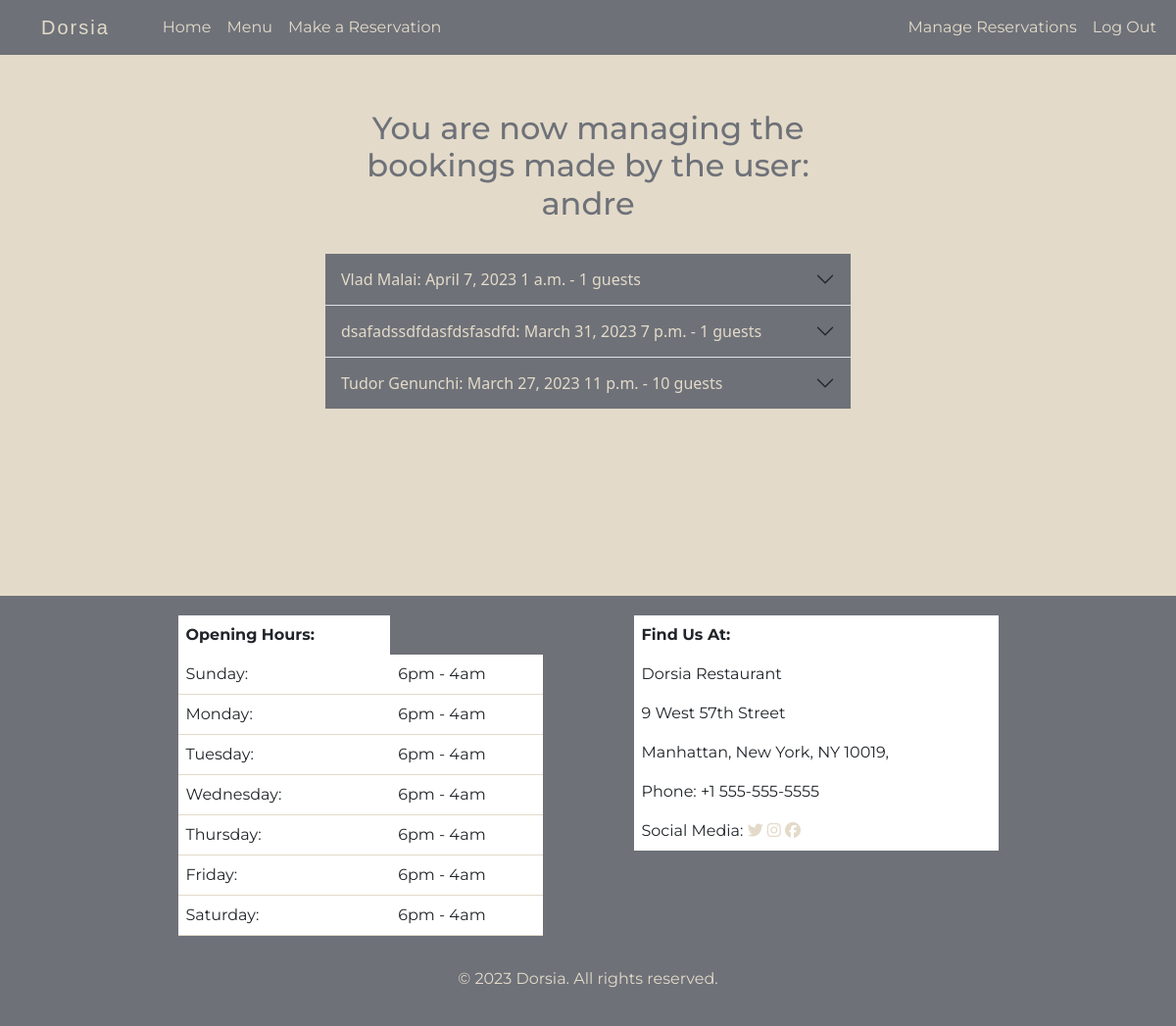
The page /manage_reservations/ (signed in) on the database as committed earlier.
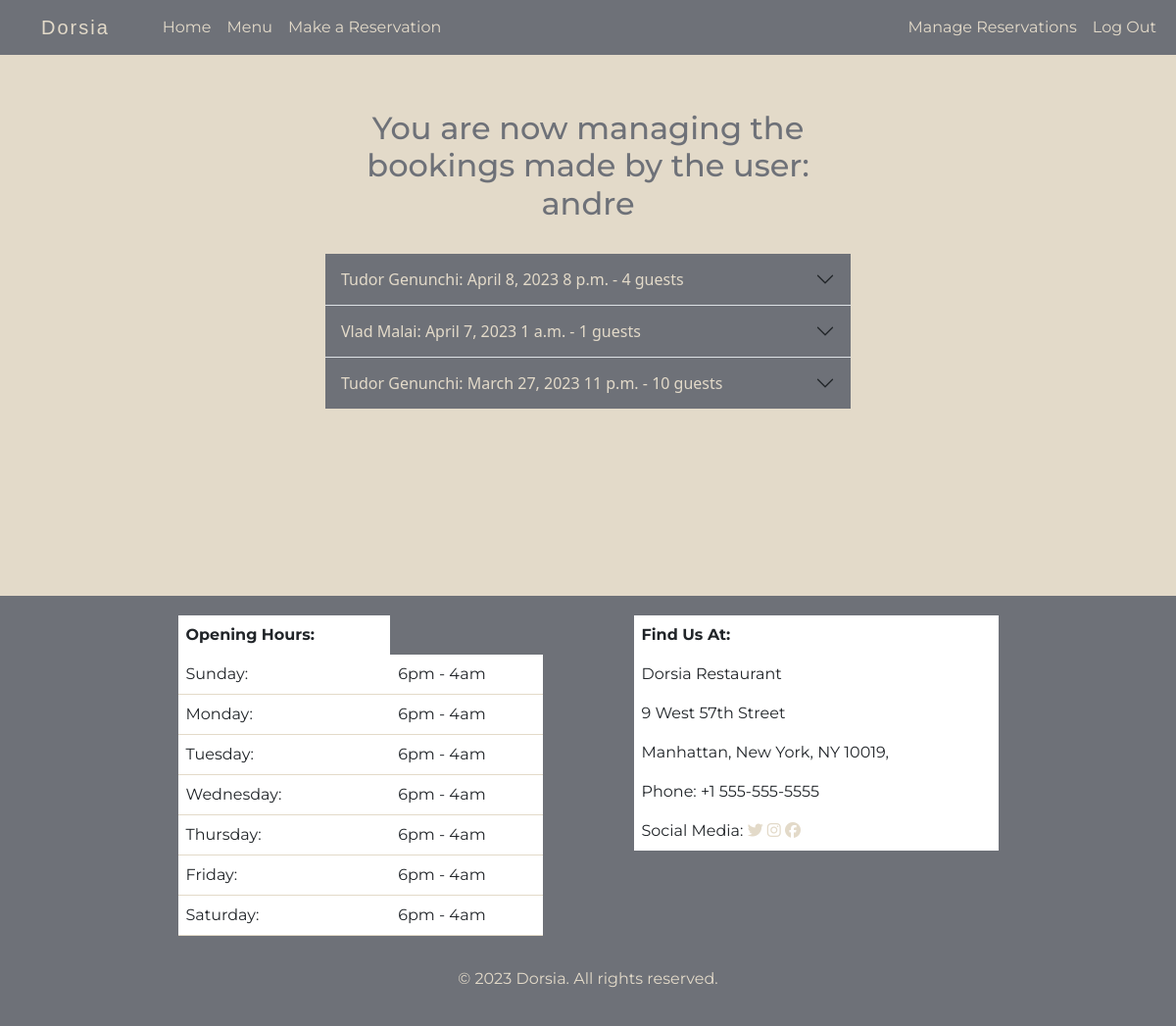
The same page on the database as committed later.
### restaurant/models.py (models this page shows, shortened)
class Booking(models.Model):
    customer_id = models.ForeignKey(
        User, on_delete=models.CASCADE, related_name='restaurant_booking')
    booking_full_name = models.CharField(max_length=100, null=True)
    booking_email = models.EmailField(null=True)
    booking_phone_number = models.CharField(max_length=20, null=True)
    number_of_guests = models.IntegerField(default=1)
    booking_date = models.DateField()
    time = models.TimeField()
    comment = models.TextField(default='')
    confirmed = models.BooleanField(default=False)

### restaurant/views.py (the view)
def manage_reservations(request):
    username = request.user
    bookings = Booking.objects.filter(
        customer_id=username).order_by('-booking_date')
    context = {'bookings': bookings, 'username': username}
    return render(request, 'manage_reservations.html', context)

### templates/manage_reservations.html (shortened to what this page needs)
{% extends 'base.html' %}
{% block content %}
<div class="row top-row">
    <div class="col-md-8 col-sm-10 col-xs-12 col-lg-6" id="mng-res-col">
        <h2 class="title"> You are now managing the bookings made by the user: {{ username }} </h2>
        <div class="accordion accordion-flush" id="accordionFlushExample">
            {% for booking in bookings %}
            <div class="accordion-item" data-bookingdate="{{booking.booking_date}}">
                <h3 class="accordion-header" id="flush-heading-{{ booking.id }}">
                    <button class="accordion-button collapsed header-btn" type="button" data-bs-toggle="collapse"
                        data-bs-target="#flush-collapse-{{ booking.id }}" aria-expanded="false"
                        aria-controls="flush-collapse-{{ booking.id }}">
                        {{ booking.booking_full_name }}: {{booking.booking_date}} {{booking.time}} -
                        {{ booking.number_of_guests }} guests
                    </button>
                </h3>
            </div>
            {% endfor %}
        </div>
    </div>
</div>
{% endblock content %}

### templates/base.html (shortened to what this page needs)
<!DOCTYPE html>
<html lang="en">
<head>
  <link rel="stylesheet" href="/static/css/style.css">
  <link href="https://cdn.jsdelivr.net/npm/bootstrap@5.3.0-alpha1/dist/css/bootstrap.min.css" rel="stylesheet"
>
</head>
<body>
  <header>
    <nav class="navbar navbar-expand-lg fixed-top" data-bs-theme="dark">
      <div class="container-fluid">
        <a class="navbar-brand" href="{% url 'home_page' %}">Dorsia</a>
        <div class="collapse navbar-collapse" id="navbarSupportedContent">
          <ul class="navbar-nav me-auto mb-2 mb-lg-0">
            <li class="nav-item">
              <a class="nav-link" aria-current="page" href="{% url 'home_page' %}">Home</a>
            </li>
            <li class="nav-item">
              <a class="nav-link" href="{% url 'menu' %}">Menu</a>
            </li>
            <li class="nav-item">
              <a class="nav-link" href="{% url 'reservation' %}"> Make a Reservation</a>
            </li>
          </ul>
          <ul class="navbar-nav ml-auto mb-2 mb-lg-0">
            {% if user.is_authenticated %}
            <li class="nav-item">
              <a class="nav-link" href="{% url 'manage_reservations' %}">Manage Reservations</a>
            </li>
            <li class="nav-item">
              <a class="nav-link" href="{% url 'account_logout' %}">Log Out</a>
            </li>
            {% endif %}
          </ul>
        </div>
      </div>
    </nav>
  </header>
  <main>
    {% block content %}{% endblock content %}
  </main>
  <footer>
    <div class="container">
      <div class="row">
        <div class="col-md-6 col-sm-12 ">
          <div class="row justify-content-end">
            <div class="col-md-8 col-sm-12 ">
              <table class="table">
                <thead>
                  <tr>
                    <th scope="col">Opening Hours:</th>
                  </tr>
                </thead>
                <tbody>
                  <tr>
                    <td>Sunday:</td>
                    <td>6pm - 4am</td>
                  </tr>
                  <tr>
                    <td>Monday:</td>
                    <td>6pm - 4am</td>
                  </tr>
                  <tr>
                    <td>Tuesday:</td>
                    <td>6pm - 4am</td>
                  </tr>
                  <tr>
                    <td>Wednesday:</td>
                    <td>6pm - 4am</td>
                  </tr>
                  <tr>
                    <td>Thursday:</td>
                    <td>6pm - 4am</td>
                  </tr>
                  <tr>
                    <td>Friday:</td>
                    <td>6pm - 4am</td>
                  </tr>
                  <tr>
                    <td>Saturday:</td>
                    <td>6pm - 4am</td>
                  </tr>
                </tbody>
              </table>
            </div>
            <div class="col-md-1 d-none d-md-block"></div>
          </div>
        </div>
        <div class="col-md-6 col-sm-12">
          <div class="row">
            <div class="col-md-1 d-none d-md-block"></div>
            <div class="col-md-8 col-sm-12 ">
              <table class="table" id="address-table">
                <thead>
                  <tr class="border-0">
                    <th scope="col">Find Us At:</th>
                  </tr>
                </thead>
                <tbody>
                  <tr>
                    <td>Dorsia Restaurant</td>
                  </tr>
                  <tr>
                    <td>9 West 57th Street</td>
                  </tr>
                  <tr>
                    <td>Manhattan, New York, NY 10019,</td>
                  </tr>
                  <tr>
                    <td>Phone: +1 555-555-5555</td>
                  </tr>
                  <tr>
                    <td>Social Media: <a href="https://www.twitter.com/"><i class="fa-brands fa-twitter"></i></a>&#09;<a
                        href="https://www.instagram.com/"><i class="fa-brands fa-instagram"></i></a>&#09;<a
                        href="https://www.facebook.com/"><i class="fa-brands fa-facebook"></i></a></td>
                  </tr>
                </tbody>
              </table>
            </div>
          </div>
        </div>
      </div>
      <div class="row">
        <div class="col text-center" id="copyright">
          <p>&copy; 2023 Dorsia. All rights reserved.</p>
        </div>
      </div>
    </div>
  </footer>
</body>
</html>

### static/css/style.css (style rules this page uses)
body { font-family: "Open Sans", sans-serif; overflow-x: hidden; color: #3C3E44; padding-top: 3rem; }
.row { --bs-gutter-x: 0 !important; --bs-gutter-y: 0 !important; }
header { width: 100%; }
.top-row { background-color: #E3DAC9; justify-content: center; min-height: 70vh; }
nav { font-family: 'Montserrat', sans-serif; background-color: #6E7178 ; position: fixed; }
.navbar-brand { padding: 30px; font-family: 'Playfair Display', sans-serif; letter-spacing: 2px; }
nav a { color: #E3DAC9 !important; }
.title { text-align: center; padding: 2rem 1rem; background-color: #E3DAC9; margin-bottom: 0; font-family: "Montserrat", sans-serif; color: #6E7178; }
#mng-res-col { padding: 2rem; }
#mng-res-col .header-btn { background-color: #6E7178; color: #E3DAC9; padding: 1rem; }
footer { background-color: #6E7178; color: #E3DAC9; padding: 20px; font-family: "Montserrat", sans-serif; }
footer table { color: #E3DAC9 !important; border-color: #E3DAC9 !important; }
footer table th { border: none; }
footer a { color: #E3DAC9; }
#address-table td { border: none; }
#copyright { margin-top: 1rem; }

Rows that differ between the two databases and show on the page:
removed Booking: booking_full_name "dsafadssdfdasfdsfasdfd", booking_date "March 31, 2023", time "7 p.m.", number_of_guests "1"
added Booking: booking_full_name "Tudor Genunchi", booking_date "April 8, 2023", time "8 p.m.", number_of_guests "4"
